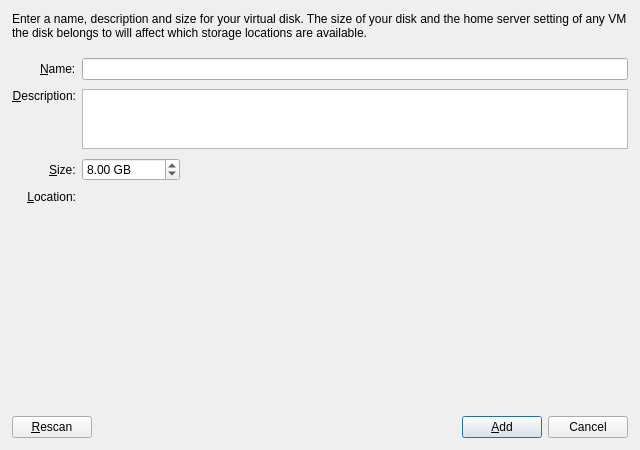
<?xml version="1.0" encoding="UTF-8"?>
<ui version="4.0">
 <class>NewVirtualDiskDialog</class>
 <widget class="QDialog" name="NewVirtualDiskDialog">
  <property name="geometry">
   <rect>
    <x>0</x>
    <y>0</y>
    <width>640</width>
    <height>450</height>
   </rect>
  </property>
  <property name="windowTitle">
   <string>Add Virtual Disk</string>
  </property>
  <layout class="QVBoxLayout" name="verticalLayout">
   <property name="spacing">
    <number>6</number>
   </property>
   <property name="leftMargin">
    <number>12</number>
   </property>
   <property name="topMargin">
    <number>12</number>
   </property>
   <property name="rightMargin">
    <number>12</number>
   </property>
   <property name="bottomMargin">
    <number>12</number>
   </property>
   <item>
    <widget class="QLabel" name="infoLabel">
     <property name="text">
      <string>Enter a name, description and size for your virtual disk. The size of your disk and the home server setting of any VM the disk belongs to will affect which storage locations are available.</string>
     </property>
     <property name="wordWrap">
      <bool>true</bool>
     </property>
     <property name="margin">
      <number>0</number>
     </property>
    </widget>
   </item>
   <item>
    <spacer name="topSpacer">
     <property name="orientation">
      <enum>Qt::Vertical</enum>
     </property>
     <property name="sizeType">
      <enum>QSizePolicy::Fixed</enum>
     </property>
     <property name="sizeHint" stdset="0">
      <size>
       <width>20</width>
       <height>12</height>
      </size>
     </property>
    </spacer>
   </item>
   <item>
    <layout class="QFormLayout" name="formLayout">
     <property name="fieldGrowthPolicy">
      <enum>QFormLayout::ExpandingFieldsGrow</enum>
     </property>
     <property name="labelAlignment">
      <set>Qt::AlignRight|Qt::AlignTrailing|Qt::AlignVCenter</set>
     </property>
     <property name="verticalSpacing">
      <number>9</number>
     </property>
     <item row="0" column="0">
      <widget class="QLabel" name="nameLabel">
       <property name="text">
        <string>&amp;Name:</string>
       </property>
       <property name="buddy">
        <cstring>nameLineEdit</cstring>
       </property>
      </widget>
     </item>
     <item row="0" column="1">
      <widget class="QLineEdit" name="nameLineEdit"/>
     </item>
     <item row="1" column="0">
      <widget class="QLabel" name="descriptionLabel">
       <property name="text">
        <string>&amp;Description:</string>
       </property>
       <property name="alignment">
        <set>Qt::AlignRight|Qt::AlignTop|Qt::AlignTrailing</set>
       </property>
       <property name="buddy">
        <cstring>descriptionTextEdit</cstring>
       </property>
      </widget>
     </item>
     <item row="1" column="1">
      <widget class="QTextEdit" name="descriptionTextEdit">
       <property name="maximumSize">
        <size>
         <width>16777215</width>
         <height>60</height>
        </size>
       </property>
       <property name="tabChangesFocus">
        <bool>true</bool>
       </property>
       <property name="acceptRichText">
        <bool>false</bool>
       </property>
      </widget>
     </item>
     <item row="2" column="0">
      <widget class="QLabel" name="sizeLabel">
       <property name="text">
        <string>&amp;Size:</string>
       </property>
       <property name="buddy">
        <cstring>sizeSpinBox</cstring>
       </property>
      </widget>
     </item>
     <item row="2" column="1">
      <widget class="QDoubleSpinBox" name="sizeSpinBox">
       <property name="suffix">
        <string> GB</string>
       </property>
       <property name="decimals">
        <number>2</number>
       </property>
       <property name="minimum">
        <double>0.01</double>
       </property>
       <property name="maximum">
        <double>16384.00</double>
       </property>
       <property name="value">
        <double>8.00</double>
       </property>
      </widget>
     </item>
     <item row="3" column="0">
     <widget class="QLabel" name="srLabel">
      <property name="text">
       <string>&amp;Location:</string>
      </property>
      <property name="alignment">
       <set>Qt::AlignRight|Qt::AlignTop|Qt::AlignTrailing</set>
      </property>
      <property name="buddy">
       <cstring>srPicker</cstring>
      </property>
     </widget>
    </item>
     <item row="3" column="1">
      <widget class="SrPicker" name="srPicker">
       <property name="minimumSize">
        <size>
         <width>0</width>
         <height>150</height>
        </size>
       </property>
      </widget>
     </item>
    </layout>
   </item>
   <item>
    <widget class="QLabel" name="warningLabel">
     <property name="text">
      <string/>
     </property>
     <property name="wordWrap">
      <bool>true</bool>
     </property>
     <property name="styleSheet">
      <string notr="true">color: red;</string>
     </property>
    </widget>
   </item>
   <item>
    <spacer name="verticalSpacer">
     <property name="orientation">
      <enum>Qt::Vertical</enum>
     </property>
     <property name="sizeHint" stdset="0">
      <size>
       <width>20</width>
       <height>40</height>
      </size>
     </property>
    </spacer>
   </item>
   <item>
    <layout class="QHBoxLayout" name="horizontalLayout">
     <item>
      <widget class="QPushButton" name="rescanButton">
       <property name="text">
        <string>&amp;Rescan</string>
       </property>
      </widget>
     </item>
     <item>
      <spacer name="horizontalSpacer">
       <property name="orientation">
        <enum>Qt::Horizontal</enum>
       </property>
       <property name="sizeHint" stdset="0">
        <size>
         <width>40</width>
         <height>20</height>
        </size>
       </property>
      </spacer>
     </item>
     <item>
      <widget class="QPushButton" name="addButton">
       <property name="text">
        <string>&amp;Add</string>
       </property>
       <property name="default">
        <bool>true</bool>
       </property>
      </widget>
     </item>
     <item>
      <widget class="QPushButton" name="cancelButton">
       <property name="text">
        <string>Cancel</string>
       </property>
      </widget>
     </item>
    </layout>
   </item>
  </layout>
 </widget>
 <tabstops>
  <tabstop>nameLineEdit</tabstop>
  <tabstop>descriptionTextEdit</tabstop>
  <tabstop>sizeSpinBox</tabstop>
  <tabstop>srPicker</tabstop>
  <tabstop>rescanButton</tabstop>
  <tabstop>addButton</tabstop>
  <tabstop>cancelButton</tabstop>
 </tabstops>
 <customwidgets>
  <customwidget>
   <class>SrPicker</class>
   <extends>QWidget</extends>
   <header>controls/srpicker.h</header>
   <container>1</container>
  </customwidget>
 </customwidgets>
 <resources/>
 <connections>
  <connection>
   <sender>cancelButton</sender>
   <signal>clicked()</signal>
   <receiver>NewVirtualDiskDialog</receiver>
   <slot>reject()</slot>
   <hints>
    <hint type="sourcelabel">
     <x>570</x>
     <y>420</y>
    </hint>
    <hint type="destinationlabel">
     <x>319</x>
     <y>224</y>
    </hint>
   </hints>
  </connection>
 </connections>
</ui>
